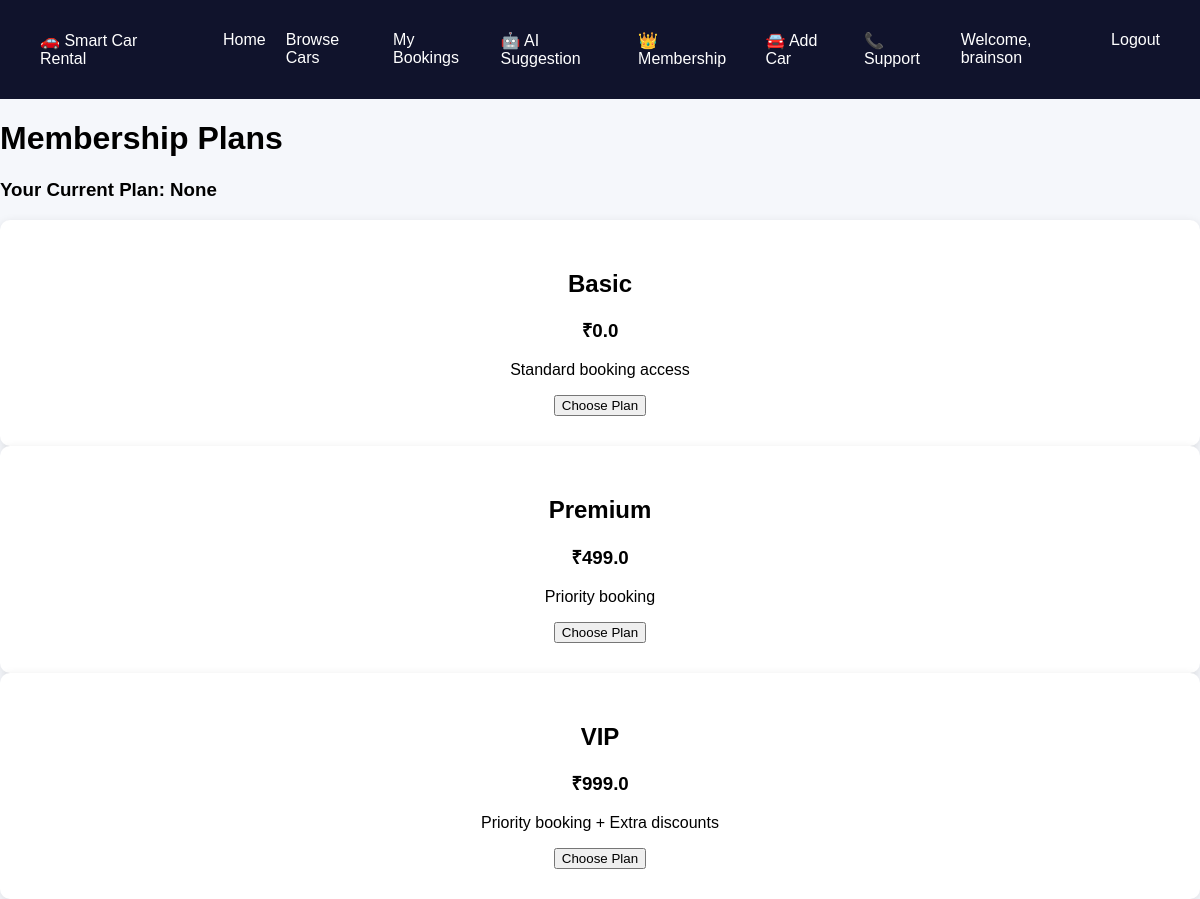
Page /membership (signed in) on the committed database.
### smart-car-rental/models/user.py (models this page shows, shortened)
class User(db.Model):
    __tablename__ = "users"
    user_id = db.Column(
        db.Integer,
        primary_key=True
    )
    full_name = db.Column(
        db.String(100),
        nullable=False
    )
    email = db.Column(
        db.String(120),
        unique=True,
        nullable=False
    )
    phone = db.Column(
        db.String(20),
        unique=True,
        nullable=False
    )
    password_hash = db.Column(
        db.String(255),
        nullable=False
    )
    membership_type = db.Column(
        db.String(20),
        default="None"
    )
    loyalty_points = db.Column(
        db.Integer,
        default=0
    )
    created_at = db.Column(
        db.DateTime,
        default=datetime.utcnow
    )

### smart-car-rental/models/membership.py (models this page shows)
class Membership(db.Model):
    __tablename__ = "memberships"
    membership_id = db.Column(
        db.Integer,
        primary_key=True
    )
    name = db.Column(
        db.String(50),
        nullable=False
    )
    price = db.Column(
        db.Float,
        nullable=False
    )
    benefits = db.Column(
        db.String(255)
    )

### smart-car-rental/app.py (the view)
@app.route("/membership")
def membership_page():
    memberships = Membership.query.all()
    current_plan = "None"
    if "user_id" in session:
        user = User.query.get(
            session["user_id"]
        )
        current_plan = user.membership_type
    return render_template(
        "membership.html",
        memberships=memberships,
        current_plan=current_plan
    )

### smart-car-rental/templates/membership.html
{% extends "base.html" %}
{% block content %}
<div class="container">
    <h1>Membership Plans</h1>
    <h3>
        Your Current Plan:
        {{ current_plan }}
    </h3>
    {% for membership in memberships %}
    <div class="card">
        <h2>{{ membership.name }}</h2>
        <h3>₹{{ membership.price }}</h3>
        <p>
            {{ membership.benefits }}
        </p>
        <a href="/choose-membership/{{ membership.membership_id }}">
            <button>
                Choose Plan
            </button>
        </a>
    </div>
    {% endfor %}
</div>
{% endblock %}

### smart-car-rental/templates/base.html (shortened to what this page needs)
<!DOCTYPE html>
<html lang="en">
<head>
    <link rel="stylesheet"
          href="{{ url_for('static', filename='css/style.css') }}">
</head>
<body>
    <nav class="navbar">
        <div class="logo">
            🚗 Smart Car Rental
        </div>
        <ul class="nav-links">
            <li><a href="/">Home</a></li>
            <li><a href="/cars">Browse Cars</a></li>
            <li><a href="/my-bookings">My Bookings</a></li>
            <li><a href="#">🤖 AI Suggestion</a></li>
            <li><a href="/membership">👑 Membership</a></li>
            <li><a href="/add-car">🚘 Add Car</a></li>
            <li><a href="#">📞 Support</a></li>
            {% if session.get("user_id") %}
<li>
    <a href="#">
        Welcome, {{ session.get("user_name") }}
    </a>
</li>
<li>
    <a href="/logout">
        Logout
    </a>
</li>
{% endif %}
        </ul>
    </nav>
    {% block content %}
    {% endblock %}
</body>
</html>

### smart-car-rental/static/css/style.css (style rules this page uses)
body { margin:0; font-family:Arial, sans-serif; background:#f5f7fb; }
.navbar { background:#10132c; color:white; padding:15px 40px; display:flex; justify-content:space-between; align-items:center; }
.nav-links { list-style:none; display:flex; gap:20px; }
.nav-links a { color:white; text-decoration:none; }
.card { background:white; padding:30px; text-align:center; border-radius:10px; box-shadow:0 2px 10px rgba(0,0,0,0.1); }

### rows in the picture
User: get "brainson", membership_type "None"
Membership: name "Basic", price "0.0", benefits "Standard booking access"
Membership: name "Premium", price "499.0", benefits "Priority booking"
Membership: name "VIP", price "999.0", benefits "Priority booking + Extra discounts"
